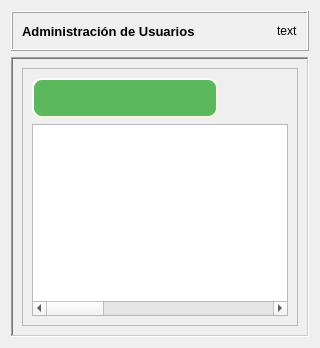
             <widget class="QWidget" name="usuarios">
              <layout class="QVBoxLayout" name="verticalLayout_8">
               <item>
                <layout class="QVBoxLayout" name="verticalLayout_7">
                 <item>
                  <widget class="QFrame" name="frame_6">
                   <property name="maximumSize">
                    <size>
                     <width>16777215</width>
                     <height>40</height>
                    </size>
                   </property>
                   <property name="frameShape">
                    <enum>QFrame::Box</enum>
                   </property>
                   <property name="frameShadow">
                    <enum>QFrame::Raised</enum>
                   </property>
                   <layout class="QGridLayout" name="gridLayout_5">
                    <item row="0" column="3">
                     <widget class="QLabel" name="labelBreadcrum_2">
                      <property name="text">
                       <string>text</string>
                      </property>
                     </widget>
                    </item>
                    <item row="0" column="1">
                     <spacer name="horizontalSpacer_3">
                      <property name="orientation">
                       <enum>Qt::Horizontal</enum>
                      </property>
                      <property name="sizeHint" stdset="0">
                       <size>
                        <width>40</width>
                        <height>20</height>
                       </size>
                      </property>
                     </spacer>
                    </item>
                    <item row="0" column="0">
                     <layout class="QHBoxLayout" name="horizontalLayout_4">
                      <item>
                       <widget class="QLabel" name="labelModule">
                        <property name="font">
                         <font>
                          <pointsize>10</pointsize>
                          <weight>75</weight>
                          <bold>true</bold>
                         </font>
                        </property>
                        <property name="text">
                         <string>Administración de Usuarios</string>
                        </property>
                       </widget>
                      </item>
                     </layout>
                    </item>
                    <item row="0" column="2">
                     <widget class="QLabel" name="label_4">
                      <property name="minimumSize">
                       <size>
                        <width>16</width>
                        <height>16</height>
                       </size>
                      </property>
                      <property name="maximumSize">
                       <size>
                        <width>16</width>
                        <height>16</height>
                       </size>
                      </property>
                      <property name="pixmap">
                       <pixmap resource="recursos.qrc">:/images/home.svg</pixmap>
                      </property>
                      <property name="scaledContents">
                       <bool>true</bool>
                      </property>
                     </widget>
                    </item>
                   </layout>
                  </widget>
                 </item>
                 <item>
                  <widget class="QFrame" name="frame_7">
                   <property name="frameShape">
                    <enum>QFrame::WinPanel</enum>
                   </property>
                   <property name="frameShadow">
                    <enum>QFrame::Sunken</enum>
                   </property>
                   <layout class="QGridLayout" name="gridLayout_15">
                    <item row="0" column="0">
                     <widget class="QFrame" name="frame_22">
                      <property name="minimumSize">
                       <size>
                        <width>0</width>
                        <height>60</height>
                       </size>
                      </property>
                      <property name="frameShape">
                       <enum>QFrame::StyledPanel</enum>
                      </property>
                      <property name="frameShadow">
                       <enum>QFrame::Raised</enum>
                      </property>
                      <layout class="QGridLayout" name="gridLayout_14">
                       <item row="0" column="0">
                        <layout class="QHBoxLayout" name="horizontalLayout_13">
                         <item>
                          <widget class="QPushButton" name="btnUserAdd">
                           <property name="minimumSize">
                            <size>
                             <width>186</width>
                             <height>40</height>
                            </size>
                           </property>
                           <property name="font">
                            <font>
                             <pointsize>-1</pointsize>
                             <weight>75</weight>
                             <italic>false</italic>
                             <bold>true</bold>
                            </font>
                           </property>
                           <property name="styleSheet">
                            <string notr="true">QPushButton#btnUserAdd {
    background-color: rgb(92,184,92);
    border-style: outset;
    border-width: 2px;
    border-radius: 10px;
    border-color: beige;
    font: bold 14px;
    min-width: 10em;
    padding: 6px;
}

QPushButton#btnUserAdd:hover {
    background-color: rgb(110, 205, 69);
    border-style: inset;
}</string>
                           </property>
                           <property name="icon">
                            <iconset resource="recursos.qrc">
                             <normaloff>:/images/user-plus.svg</normaloff>:/images/user-plus.svg</iconset>
                           </property>
                           <property name="iconSize">
                            <size>
                             <width>32</width>
                             <height>32</height>
                            </size>
                           </property>
                          </widget>
                         </item>
                         <item>
                          <spacer name="horizontalSpacer_12">
                           <property name="orientation">
                            <enum>Qt::Horizontal</enum>
                           </property>
                           <property name="sizeHint" stdset="0">
                            <size>
                             <width>40</width>
                             <height>20</height>
                            </size>
                           </property>
                          </spacer>
                         </item>
                        </layout>
                       </item>
                       <item row="1" column="0">
                        <widget class="QTableWidget" name="tableWidgetUsers">
                         <property name="styleSheet">
                          <string notr="true">QTableView::item:selected { color:white; background:#567dbc; font-weight:900; }
QTableCornerButton::section { background-color:#567dbc }
QHeaderView::section { color:white; background-color:#567dbc }
QTable::item:hover{ background: qlineargradient(x1: 0, y1: 0, x2: 0, y2: 1, stop: 0 #e7effd, stop: 1 #cbdaf1);   border: 1px solid #bfcde4;}</string>
                         </property>
                         <property name="editTriggers">
                          <set>QAbstractItemView::NoEditTriggers</set>
                         </property>
                         <property name="alternatingRowColors">
                          <bool>true</bool>
                         </property>
                         <property name="showGrid">
                          <bool>true</bool>
                         </property>
                         <property name="gridStyle">
                          <enum>Qt::CustomDashLine</enum>
                         </property>
                         <property name="sortingEnabled">
                          <bool>true</bool>
                         </property>
                         <attribute name="horizontalHeaderVisible">
                          <bool>false</bool>
                         </attribute>
                         <column>
                          <property name="text">
                           <string>Nombres</string>
                          </property>
                         </column>
                         <column>
                          <property name="text">
                           <string>Usuario</string>
                          </property>
                         </column>
                         <column>
                          <property name="text">
                           <string>Perfil</string>
                          </property>
                         </column>
                         <column>
                          <property name="text">
                           <string>Estado</string>
                          </property>
                         </column>
                         <column>
                          <property name="text">
                           <string>Ultimo login</string>
                          </property>
                         </column>
                         <column>
                          <property name="text">
                           <string>Fecha de registro</string>
                          </property>
                         </column>
                         <column>
                          <property name="text">
                           <string>Editar</string>
                          </property>
                         </column>
                         <column>
                          <property name="text">
                           <string>Eliminar</string>
                          </property>
                         </column>
                        </widget>
                       </item>
                      </layout>
                     </widget>
                    </item>
                   </layout>
                  </widget>
                 </item>
                </layout>
               </item>
              </layout>
             </widget>
